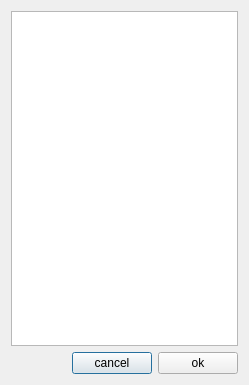
<?xml version="1.0" encoding="UTF-8"?>
<ui version="4.0">
 <class>IFConditionOptDialog</class>
 <widget class="QDialog" name="IFConditionOptDialog">
  <property name="geometry">
   <rect>
    <x>0</x>
    <y>0</y>
    <width>249</width>
    <height>385</height>
   </rect>
  </property>
  <property name="windowTitle">
   <string>Dialog</string>
  </property>
  <layout class="QGridLayout" name="gridLayout">
   <item row="0" column="0">
    <layout class="QVBoxLayout" name="verticalLayout">
     <item>
      <widget class="QListWidget" name="listWidget"/>
     </item>
     <item>
      <layout class="QHBoxLayout" name="horizontalLayout">
       <item>
        <spacer name="horizontalSpacer">
         <property name="orientation">
          <enum>Qt::Horizontal</enum>
         </property>
         <property name="sizeHint" stdset="0">
          <size>
           <width>40</width>
           <height>20</height>
          </size>
         </property>
        </spacer>
       </item>
       <item>
        <widget class="QPushButton" name="cancelButton">
         <property name="text">
          <string>cancel</string>
         </property>
        </widget>
       </item>
       <item>
        <widget class="QPushButton" name="OKButton">
         <property name="text">
          <string>ok</string>
         </property>
        </widget>
       </item>
      </layout>
     </item>
    </layout>
   </item>
  </layout>
 </widget>
 <resources/>
 <connections/>
</ui>
